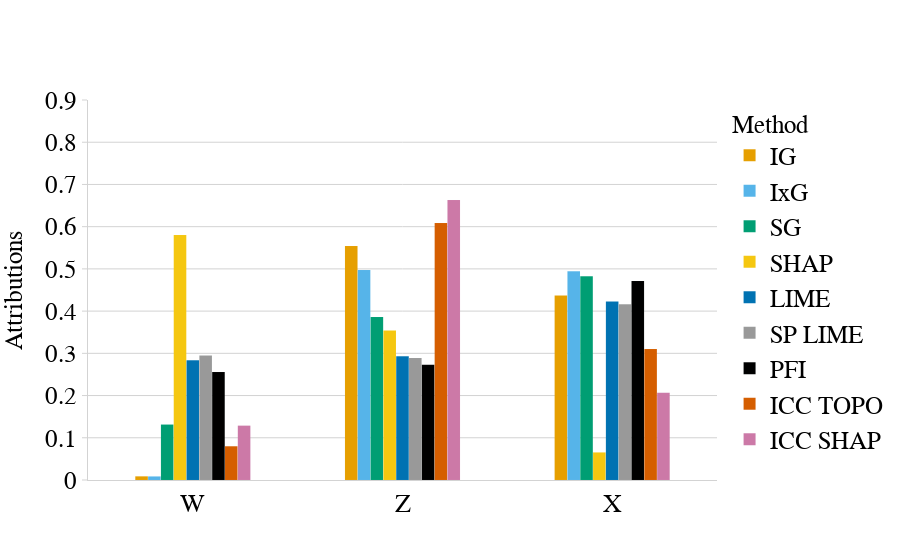

The cell this chart's notebook holds for it:
### Code cell
generate_attr_plot(global_explanations,config)

### Figure 1 — Plotly figure (JSON) as saved in the notebook; plotly's stock layout.template omitted (floating-point values rounded to 4 significant figures)
{"data": [{"marker": {"color": "#E69F00", "line": {"width": 0.05}}, "name": "IG", "type": "bar", "width": 0.06, "x": ["W", "Z", "X"], "y": [0.008686, 0.5542, 0.4371]}, {"marker": {"color": "#56B4E9", "line": {"width": 0.05}}, "name": "IxG", "type": "bar", "width": 0.06, "x": ["W", "Z", "X"], "y": [0.008485, 0.4973, 0.4942]}, {"marker": {"color": "#009E73", "line": {"width": 0.05}}, "name": "SG", "type": "bar", "width": 0.06, "x": ["W", "Z", "X"], "y": [0.1314, 0.3861, 0.4826]}, {"marker": {"color": "#F5C710", "line": {"width": 0.05}}, "name": "SHAP", "type": "bar", "width": 0.06, "x": ["W", "Z", "X"], "y": [0.5803, 0.3543, 0.06535]}, {"marker": {"color": "#0072B2", "line": {"width": 0.05}}, "name": "LIME", "type": "bar", "width": 0.06, "x": ["W", "Z", "X"], "y": [0.2837, 0.2934, 0.4229]}, {"marker": {"color": "#999999", "line": {"width": 0.05}}, "name": "SP LIME", "type": "bar", "width": 0.06, "x": ["W", "Z", "X"], "y": [0.2947, 0.2892, 0.416]}, {"marker": {"color": "#000000", "line": {"width": 0.05}}, "name": "PFI", "type": "bar", "width": 0.06, "x": ["W", "Z", "X"], "y": [0.2555, 0.2729, 0.4716]}, {"marker": {"color": "#D55E00", "line": {"width": 0.05}}, "name": "ICC TOPO", "type": "bar", "width": 0.06, "x": ["W", "Z", "X"], "y": [0.07993, 0.6084, 0.3101]}, {"marker": {"color": "#CC79A7", "line": {"width": 0.05}}, "name": "ICC SHAP", "type": "bar", "width": 0.06, "x": ["W", "Z", "X"], "y": [0.1288, 0.6631, 0.2066]}], "layout": {"bargap": 0.45, "bargroupgap": 1, "barmode": "group", "font": {"size": 14}, "legend": {"font": {"color": "black", "family": "Times New Roman", "size": 25}, "title": {"font": {"color": "black", "family": "Times New Roman", "size": 25}, "text": "Method"}}, "plot_bgcolor": "rgba(0,0,0,0)", "showlegend": true, "xaxis": {"linecolor": "lightgray", "range": [-0.5, 2.5], "showgrid": false, "tickcolor": "lightgray", "tickfont": {"color": "black", "family": "Times New Roman", "size": 26}, "tickmode": "array", "ticktext": ["W", "Z", "X"], "tickvals": [0, 1, 2]}, "yaxis": {"dtick": 0.1, "gridcolor": "lightgray", "linecolor": "lightgray", "range": [0, 0.9], "showgrid": true, "tickcolor": "lightgray", "tickfont": {"color": "black", "family": "Times New Roman", "size": 25}, "ticks": "outside", "title": {"font": {"color": "black", "family": "Times New Roman", "size": 25}, "text": "Attributions"}}}}
